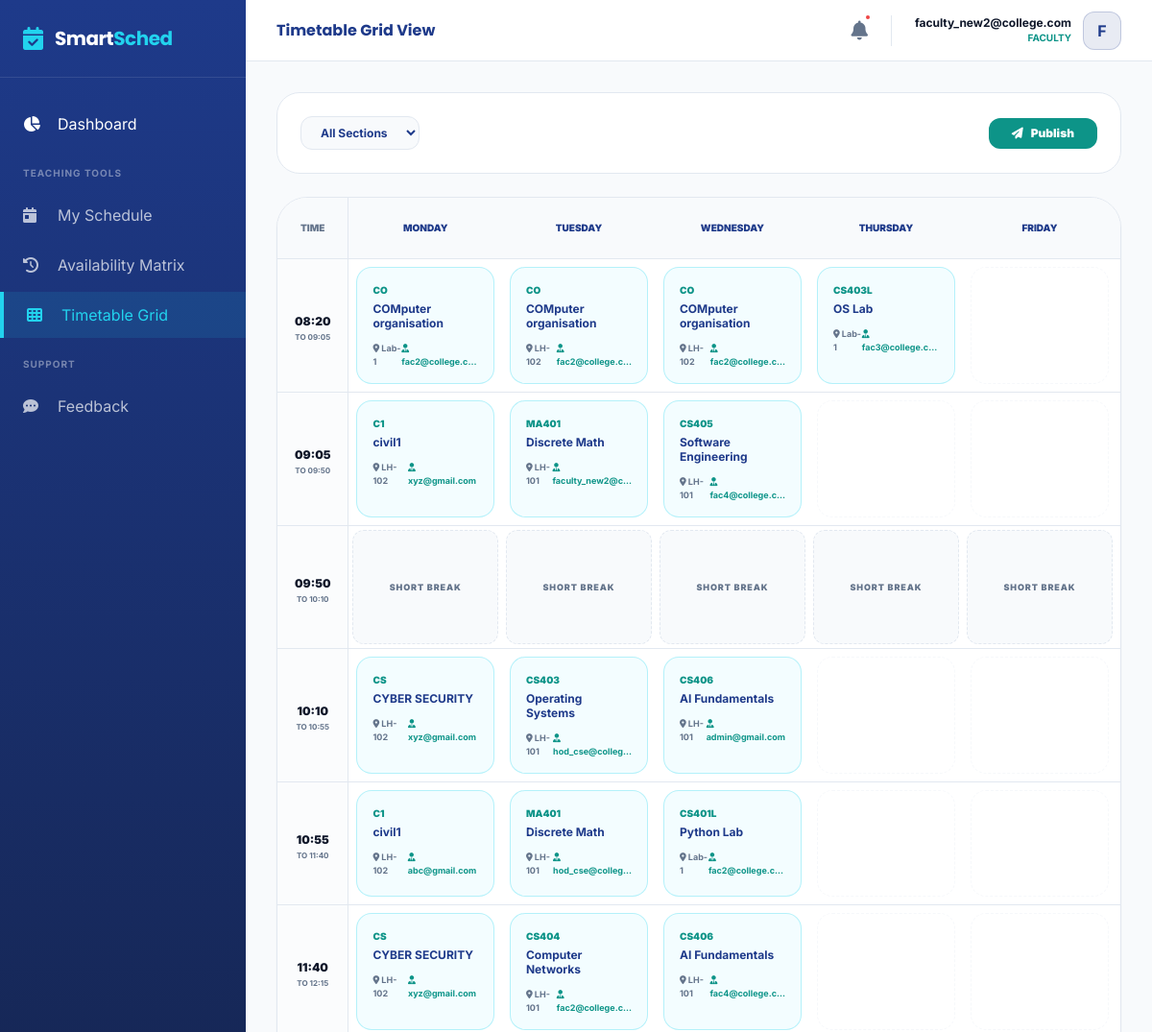
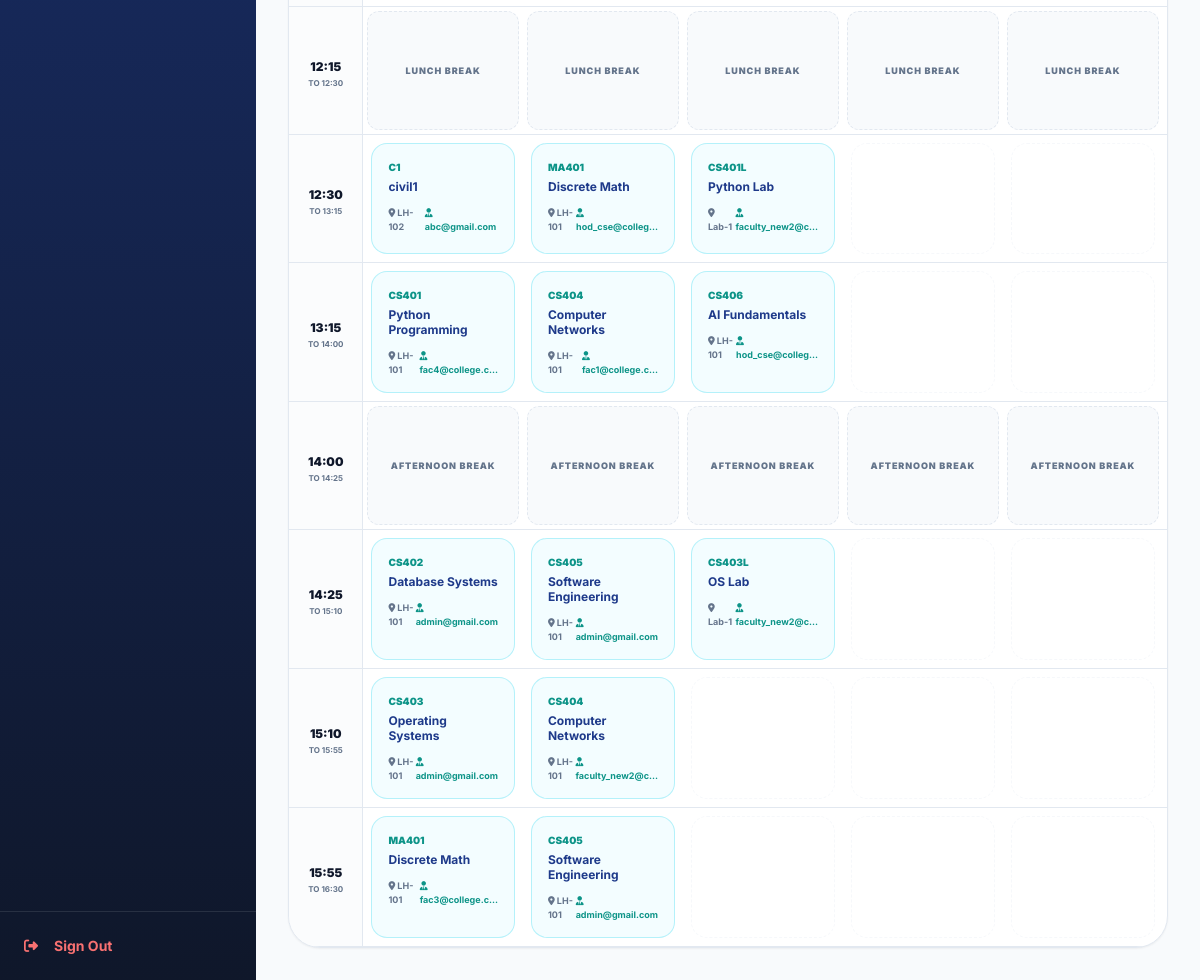
/timetable/view/ (signed in), run on the app's committed database (2 pictures, top to bottom).
### accounts/models.py (models this page shows, shortened)
class User(AbstractUser):
    ADMIN = 'admin'
    FACULTY = 'faculty'
    ROLE_CHOICES = [
        (ADMIN, 'Admin/HOD'),
        (FACULTY, 'Faculty/User'),
    ]
    username = None
    email = models.EmailField(unique=True)
    role = models.CharField(max_length=10, choices=ROLE_CHOICES, default=FACULTY)
    profile_picture = models.ImageField(upload_to='profiles/', null=True, blank=True)
    is_verified = models.BooleanField(default=False)
    login_count = models.PositiveIntegerField(default=0)
    USERNAME_FIELD = 'email'
    REQUIRED_FIELDS = []
    objects = CustomUserManager()

### timetable/models.py (models this page shows, shortened)
class TimetableEntry(models.Model):
    day = models.CharField(max_length=10)
    timeslot = models.ForeignKey('scheduler.TimeSlot', on_delete=models.CASCADE)
    subject = models.ForeignKey('core.Subject', on_delete=models.CASCADE)
    classroom = models.ForeignKey('core.Classroom', on_delete=models.CASCADE)
    section = models.ForeignKey('core.Section', on_delete=models.CASCADE)
    faculty = models.ForeignKey('faculty.Faculty', on_delete=models.SET_NULL, null=True)
    is_fixed = models.BooleanField(default=False)
    class Meta:
        verbose_name_plural = "Timetable Entries"

### core/models.py (models this page shows, shortened)
class Subject(models.Model):
    SUBJECT_TYPES = [('theory', 'Theory'), ('lab', 'Laboratory')]
    name = models.CharField(max_length=100)
    code = models.CharField(max_length=20, unique=True)
    department = models.ForeignKey(Department, on_delete=models.CASCADE)
    semester = models.ForeignKey(Semester, on_delete=models.CASCADE)
    subject_type = models.CharField(max_length=10, choices=SUBJECT_TYPES, default='theory')
    credit_hours = models.PositiveIntegerField(default=3)
    classes_per_week = models.PositiveIntegerField(default=3)

class Classroom(models.Model):
    ROOM_TYPES = [('classroom', 'Classroom'), ('lab', 'Laboratory')]
    name = models.CharField(max_length=50, unique=True)
    capacity = models.PositiveIntegerField()
    room_type = models.CharField(max_length=20, choices=ROOM_TYPES, default='classroom')
    is_available = models.BooleanField(default=True)

### faculty/models.py (models this page shows, shortened)
class Faculty(models.Model):
    user = models.OneToOneField(
        settings.AUTH_USER_MODEL,
        on_delete=models.CASCADE,
        limit_choices_to={'role': 'faculty'}
    )
    department = models.ForeignKey(Department, on_delete=models.CASCADE, related_name='faculty_members')
    designation = models.CharField(max_length=100)
    employee_id = models.CharField(max_length=20, unique=True)
    max_classes_per_day = models.PositiveIntegerField(default=4)
    max_classes_per_week = models.PositiveIntegerField(default=20)
    created_at = models.DateTimeField(auto_now_add=True)
    class Meta:
        verbose_name_plural = "Faculty Members"

### timetable/views.py (the view)
# urls.py: path('view/', views.timetable_grid_view, name='timetable_view'),
@login_required
def timetable_grid_view(request):
    days = ['Monday', 'Tuesday', 'Wednesday', 'Thursday', 'Friday', 'Saturday']
    unique_timeslots = (
        TimeSlot.objects
        .order_by('start_time')
        .values('start_time', 'end_time', 'is_break', 'break_name')
        .distinct()
    )
    section_id = request.GET.get('section')
    if section_id:
        entries = TimetableEntry.objects.filter(section_id=section_id).select_related('subject', 'faculty__user', 'classroom')
    else:
        entries = TimetableEntry.objects.all().select_related('subject', 'faculty__user', 'classroom')
    grid = {day: {} for day in days}
    for entry in entries:
        key = entry.timeslot.start_time.strftime('%H:%M')
        grid[entry.day][key] = entry
    return render(request, 'timetable/timetable_view.html', {
        'days': days,
        'timeslots': unique_timeslots,
        'grid': grid,
        'sections': Section.objects.all().select_related('department'),
        'selected_section': section_id
    })

### templates/timetable/timetable_view.html (shortened to what this page needs)
{% extends 'base_dashboard.html' %}
{% load timetable_extras %}
{% block header_title %}Timetable Grid View{% endblock %}
{% block content %}
<div class="space-y-6 fade-in-up">
    <div class="flex flex-wrap justify-between items-center bg-white p-6 rounded-[24px] border border-borderSubtle">
        <div class="flex gap-4">
            <select onchange="location = this.value;" class="bg-bgSoft border border-borderSubtle rounded-xl px-4 py-2 text-xs font-bold text-primary outline-none">
                <option value="?">All Sections</option>
            </select>
        </div>
        <div class="flex gap-3">
            <form action="{% url 'publish_timetable' %}" method="POST">
                <button type="submit"
                    class="bg-secondary text-white px-6 py-2 rounded-xl text-xs font-black btn-glow flex items-center gap-2">
                    <i class="fa-solid fa-paper-plane"></i> Publish
                </button>
            </form>
        </div>
    </div>
    <div class="bg-white rounded-[32px] border border-borderSubtle overflow-hidden shadow-sm">
        <div class="overflow-x-auto">
            <table class="w-full border-collapse">
                <thead>
                    <tr class="bg-bgSoft border-b border-borderSubtle">
                        <th class="p-6 text-[10px] font-black uppercase text-textGray border-r border-borderSubtle">
                            Time
                        </th>
                        {% for day in days %}
                        <th class="p-6 text-[10px] font-black uppercase text-primary text-center">
                            {{ day|capfirst }}
                        </th>
                        {% endfor %}
                    </tr>
                </thead>
                <tbody>
                    {% for slot in timeslots %}
                    <tr class="border-b border-borderSubtle">
                        <td class="p-4 bg-bgSoft/50 border-r border-borderSubtle text-center">
                            <span class="text-xs font-black text-textDark">
                                {{ slot.start_time|time:"H:i" }}
                            </span>
                            <span class="block text-[8px] text-textGray font-bold uppercase">
                                to {{ slot.end_time|time:"H:i" }}
                            </span>
                        </td>
                        {% for day in days %}
                        <td class="p-2 min-w-[160px] h-32 relative">
                            {% with key=slot.start_time|time:"H:i" %}
                            {% with entry=grid|get_item:day|get_item:key %}
                            {% if slot.is_break %}
                            <div
                                class="absolute inset-1 bg-bgSoft rounded-xl border border-dashed border-borderSubtle flex items-center justify-center">
                                <span class="text-[9px] font-black text-textGray uppercase tracking-widest">
                                    {{ slot.break_name }}
                                </span>
                            </div>
                            {% elif entry %}
                            <div class="h-full p-4 rounded-2xl border border-highlight/30 bg-highlight/5 hover:shadow-lg transition-all">
                                <p class="text-[10px] font-black text-secondary uppercase mb-1">
                                    {{ entry.subject.code }}
                                </p>
                                <h4 class="text-xs font-bold text-primary leading-tight mb-3">
                                    {{ entry.subject.name }}
                                </h4>
                                <div class="flex items-center justify-between mt-auto">
                                    <span class="text-[9px] font-bold text-textGray">
                                        <i class="fa-solid fa-location-dot"></i> {{ entry.classroom.name }}
                                    </span>
                                    <span class="text-[9px] font-bold text-secondary">
                                        <i class="fa-solid fa-user-tie"></i>
                                        {% if entry.faculty %}
                                            {{ entry.faculty.user.email|truncatechars:15 }}
                                        {% else %}
                                            <span class="text-red-400 italic">Not Assigned</span>
                                        {% endif %}
                                    </span>
                                </div>
                            </div>
                            {% else %}
                            <div class="h-full rounded-2xl border border-dashed border-borderSubtle/30"></div>
                            {% endif %}
                            {% endwith %}
                            {% endwith %}
                        </td>
                        {% endfor %}
                    </tr>
                    {% endfor %}
                </tbody>
            </table>
        </div>
    </div>
</div>
{% endblock %}

### templates/base_dashboard.html (shortened to what this page needs)
{% load static %}
<!DOCTYPE html>
<html lang="en">
<head>
    <script src="https://cdn.tailwindcss.com"></script>
    <link rel="stylesheet" href="https://cdnjs.cloudflare.com/ajax/libs/font-awesome/6.4.0/css/all.min.css">
</head>
<body class="bg-bgSoft font-sans text-textDark">
    <aside class="fixed inset-y-0 left-0 w-64 sidebar-gradient text-white hidden md:flex flex-col z-50">
        <div class="p-6 border-b border-white/10">
            <a href="/" class="flex items-center gap-3">
                <i class="fa-solid fa-calendar-check text-highlight text-2xl"></i>
                <span class="font-display text-xl font-bold tracking-tight">Smart<span
                        class="text-highlight">Sched</span></span>
            </a>
        </div>
        <nav class="flex-grow py-6 space-y-1">
            <a href="{% if user.role == 'admin' %}{% url 'admin_dashboard' %}{% else %}{% url 'user_dashboard' %}{% endif %}"
                class="flex items-center gap-4 px-6 py-3 hover:bg-white/5 transition-all {% if 'dashboard' in request.path %}nav-active{% endif %}">
                <i class="fa-solid fa-chart-pie w-5"></i> Dashboard
            </a>
            {% if user.role == 'admin' %}
            <div class="px-6 pt-4 pb-2 text-[10px] font-bold text-white/40 uppercase tracking-widest">Academic Core
            </div>
            <div class="px-6 pt-4 pb-2 text-[10px] font-bold text-white/40 uppercase tracking-widest">Academic Core
            </div>
            <a href="{% url 'department_list' %}"
                class="flex items-center gap-4 px-6 py-3 hover:bg-white/5 transition-all text-white/70 {% if 'department' in request.path %}nav-active{% endif %}">
                <i class="fa-solid fa-sitemap w-5"></i> Departments
            </a>
            <a href="{% url 'semester_add' %}"
                class="flex items-center gap-4 px-6 py-3 hover:bg-white/5 transition-all text-white/70 {% if 'semester' in request.path %}nav-active{% endif %}">
                <i class="fa-solid fa-layer-group w-5"></i> Semesters
            </a>
            <a href="{% url 'section_add' %}"
                class="flex items-center gap-4 px-6 py-3 hover:bg-white/5 transition-all text-white/70 {% if 'section' in request.path %}nav-active{% endif %}">
                <i class="fa-solid fa-users-rectangle w-5"></i> Sections
            </a>
            <a href="{% url 'classroom_list' %}"
                class="flex items-center gap-4 px-6 py-3 hover:bg-white/5 transition-all text-white/70 {% if 'classroom' in request.path %}nav-active{% endif %}">
                <i class="fa-solid fa-door-open w-5"></i> Classrooms
            </a>
            <a href="{% url 'subject_list' %}"
                class="flex items-center gap-4 px-6 py-3 hover:bg-white/5 transition-all text-white/70 {% if 'subject' in request.path %}nav-active{% endif %}">
                <i class="fa-solid fa-book w-5"></i> Subjects
            </a>
            <div class="px-6 pt-4 pb-2 text-[10px] font-bold text-white/40 uppercase tracking-widest">Planning</div>
            <a href="{% url 'faculty_list' %}"
                class="flex items-center gap-4 px-6 py-3 hover:bg-white/5 transition-all text-white/70 {% if 'faculty' in request.path %}nav-active{% endif %}">
                <i class="fa-solid fa-user-tie w-5"></i> Faculty
            </a>
            <a href="{% url 'generate_timetable' %}"
                class="flex items-center gap-4 px-6 py-3 hover:bg-white/5 transition-all text-white/70 {% if 'generate' in request.path %}nav-active{% endif %}">
                <i class="fa-solid fa-wand-magic-sparkles w-5"></i> Scheduler
            </a>
            {% else %}
            <div class="px-6 pt-4 pb-2 text-[10px] font-bold text-white/40 uppercase tracking-widest">Teaching Tools
            </div>
            <a href="{% url 'user_dashboard' %}"
                class="flex items-center gap-4 px-6 py-3 hover:bg-white/5 transition-all text-white/70 {% if 'user_dashboard' in request.resolver_match.url_name %}nav-active{% endif %}">
                <i class="fa-solid fa-calendar-day w-5"></i> My Schedule
            </a>
            <a href="{% url 'faculty_availability' %}"
                class="flex items-center gap-4 px-6 py-3 hover:bg-white/5 transition-all text-white/70 {% if 'availability' in request.path %}nav-active{% endif %}">
                <i class="fa-solid fa-clock-rotate-left w-5"></i> Availability Matrix
            </a>
            {% endif %}
            <a href="{% url 'timetable_view' %}"
                class="flex items-center gap-4 px-6 py-3 hover:bg-white/5 transition-all text-white/70 {% if 'view' in request.path and 'timetable' in request.path %}nav-active{% endif %}">
                <i class="fa-solid fa-table-cells w-5"></i> Timetable Grid
            </a>
            <div class="px-6 pt-4 pb-2 text-[10px] font-bold text-white/40 uppercase tracking-widest">Support</div>
            <a href="{% if user.role == 'admin' %}{% url 'admin_feedback_list' %}{% else %}{% url 'feedback_create' %}{% endif %}"
                class="flex items-center gap-4 px-6 py-3 hover:bg-white/5 transition-all text-white/70 {% if 'feedback' in request.path %}nav-active{% endif %}">
                <i class="fa-solid fa-comment-dots w-5"></i> Feedback
            </a>
        </nav>
        <div class="p-6 border-t border-white/10">
            <a href="{% url 'logout' %}"
                class="flex items-center gap-4 text-red-400 hover:text-red-300 text-sm font-bold transition-colors">
                <i class="fa-solid fa-right-from-bracket"></i> Sign Out
            </a>
        </div>
    </aside>
    <div class="md:ml-64 flex flex-col min-h-screen">
        <header
            class="h-16 bg-white border-b border-borderSubtle flex items-center justify-between px-8 sticky top-0 z-40">
            <h1 class="font-display font-bold text-primary">{% block header_title %}System Overview{% endblock %}</h1>
            <div class="flex items-center gap-6">
                <a href="{% url 'notification_list' %}"
                    class="relative text-textGray hover:text-primary transition-colors">
                    <i class="fa-solid fa-bell text-xl"></i>
                    {% if user.notifications.all %}
                    {% if not user.notifications.first.is_read %}
                    <span class="absolute -top-1 -right-1 w-2 h-2 bg-red-500 rounded-full border-2 border-white"></span>
                    {% endif %}
                    {% endif %}
                </a>
                <div class="flex items-center gap-3">
                    <div class="text-right hidden sm:block">
                        <p class="text-xs font-bold text-textDark">{{ user.email }}</p>
                        <p class="text-[10px] font-bold text-secondary uppercase">{{ user.role }}</p>
                    </div>
                    <div
                        class="w-10 h-10 bg-primary/10 rounded-xl flex items-center justify-center text-primary font-bold border border-primary/20">
                        {{ user.email|slice:":1"|upper }}
                    </div>
                </div>
            </div>
        </header>
        <main class="p-8">
            {% block content %}{% endblock %}
        </main>
    </div>
</body>
</html>

### data on the page
User: email "faculty_new2@college.com", role "FACULTY", email "F"
TimetableEntry: subject.code "CO", subject.name "COMputer organisation", classroom.name "Lab-1", faculty.user.email "fac2@college.c…"
TimetableEntry: subject.code "CO", subject.name "COMputer organisation", classroom.name "LH-102", faculty.user.email "fac2@college.c…"
TimetableEntry: subject.code "CO", subject.name "COMputer organisation", classroom.name "LH-102", faculty.user.email "fac2@college.c…"
TimetableEntry: subject.code "CS403L", subject.name "OS Lab", classroom.name "Lab-1", faculty.user.email "fac3@college.c…"
TimetableEntry: subject.code "C1", subject.name "civil1", classroom.name "LH-102", faculty.user.email "xyz@gmail.com"
TimetableEntry: subject.code "MA401", subject.name "Discrete Math", classroom.name "LH-101", faculty.user.email "faculty_new2@c…"
TimetableEntry: subject.code "CS405", subject.name "Software Engineering", classroom.name "LH-101", faculty.user.email "fac4@college.c…"
TimetableEntry: subject.code "CS", subject.name "CYBER SECURITY", classroom.name "LH-102", faculty.user.email "xyz@gmail.com"
TimetableEntry: subject.code "CS403", subject.name "Operating Systems", classroom.name "LH-101", faculty.user.email "hod_cse@colleg…"
TimetableEntry: subject.code "CS406", subject.name "AI Fundamentals", classroom.name "LH-101", faculty.user.email "admin@gmail.com"
TimetableEntry: subject.code "C1", subject.name "civil1", classroom.name "LH-102", faculty.user.email "abc@gmail.com"
TimetableEntry: subject.code "MA401", subject.name "Discrete Math", classroom.name "LH-101", faculty.user.email "hod_cse@colleg…"
TimetableEntry: subject.code "CS401L", subject.name "Python Lab", classroom.name "Lab-1", faculty.user.email "fac2@college.c…"
TimetableEntry: subject.code "CS", subject.name "CYBER SECURITY", classroom.name "LH-102", faculty.user.email "xyz@gmail.com"
TimetableEntry: subject.code "CS404", subject.name "Computer Networks", classroom.name "LH-101", faculty.user.email "fac2@college.c…"
TimetableEntry: subject.code "CS406", subject.name "AI Fundamentals", classroom.name "LH-101", faculty.user.email "fac4@college.c…"
TimetableEntry: subject.code "C1", subject.name "civil1", classroom.name "LH-102", faculty.user.email "abc@gmail.com"
TimetableEntry: subject.code "MA401", subject.name "Discrete Math", classroom.name "LH-101", faculty.user.email "hod_cse@colleg…"
TimetableEntry: subject.code "CS401L", subject.name "Python Lab", classroom.name "Lab-1", faculty.user.email "faculty_new2@c…"
TimetableEntry: subject.code "CS401", subject.name "Python Programming", classroom.name "LH-101", faculty.user.email "fac4@college.c…"
TimetableEntry: subject.code "CS404", subject.name "Computer Networks", classroom.name "LH-101", faculty.user.email "fac1@college.c…"
TimetableEntry: subject.code "CS406", subject.name "AI Fundamentals", classroom.name "LH-101", faculty.user.email "hod_cse@colleg…"
TimetableEntry: subject.code "CS402", subject.name "Database Systems", classroom.name "LH-101", faculty.user.email "admin@gmail.com"
TimetableEntry: subject.code "CS405", subject.name "Software Engineering", classroom.name "LH-101", faculty.user.email "admin@gmail.com"
TimetableEntry: subject.code "CS403L", subject.name "OS Lab", classroom.name "Lab-1", faculty.user.email "faculty_new2@c…"
TimetableEntry: subject.code "CS403", subject.name "Operating Systems", classroom.name "LH-101", faculty.user.email "admin@gmail.com"
TimetableEntry: subject.code "CS404", subject.name "Computer Networks", classroom.name "LH-101", faculty.user.email "faculty_new2@c…"
TimetableEntry: subject.code "MA401", subject.name "Discrete Math", classroom.name "LH-101", faculty.user.email "fac3@college.c…"
TimetableEntry: subject.code "CS405", subject.name "Software Engineering", classroom.name "LH-101", faculty.user.email "admin@gmail.com"

### other printed values
{{ day|capfirst }} "MONDAY" "TUESDAY" "WEDNESDAY" "THURSDAY" "FRIDAY"
{{ slot.start_time|time:"H:i" }} "08:20" "09:05" "09:50" "10:10" "10:55" "11:40" "12:15" "12:30" "13:15" "14:00" "14:25" "15:10" "15:55"
{{ slot.end_time|time:"H:i" }} "09:05" "09:50" "10:10" "10:55" "11:40" "12:15" "12:30" "13:15" "14:00" "14:25" "15:10" "15:55" "16:30"
{{ slot.break_name }} "SHORT BREAK" "SHORT BREAK" "SHORT BREAK" "SHORT BREAK" "SHORT BREAK" "LUNCH BREAK" "LUNCH BREAK" "LUNCH BREAK" "LUNCH BREAK" "LUNCH BREAK" "AFTERNOON BREAK" "AFTERNOON BREAK" "AFTERNOON BREAK" "AFTERNOON BREAK" "AFTERNOON BREAK"
